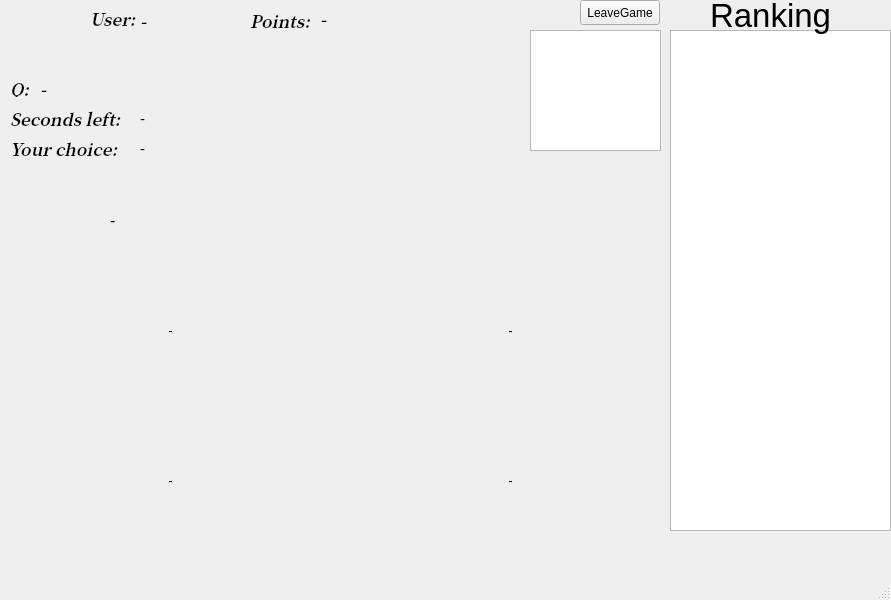
<?xml version="1.0" encoding="UTF-8"?>
<ui version="4.0">
 <class>gameclass</class>
 <widget class="QMainWindow" name="gameclass">
  <property name="geometry">
   <rect>
    <x>0</x>
    <y>0</y>
    <width>891</width>
    <height>600</height>
   </rect>
  </property>
  <property name="windowTitle">
   <string>MainWindow</string>
  </property>
  <property name="autoFillBackground">
   <bool>false</bool>
  </property>
  <property name="styleSheet">
   <string notr="true"/>
  </property>
  <widget class="QWidget" name="centralwidget">
   <widget class="QLabel" name="label">
    <property name="geometry">
     <rect>
      <x>140</x>
      <y>110</y>
      <width>54</width>
      <height>17</height>
     </rect>
    </property>
    <property name="font">
     <font>
      <pointsize>11</pointsize>
     </font>
    </property>
    <property name="text">
     <string>-</string>
    </property>
   </widget>
   <widget class="QPushButton" name="pushButton">
    <property name="geometry">
     <rect>
      <x>580</x>
      <y>0</y>
      <width>80</width>
      <height>25</height>
     </rect>
    </property>
    <property name="text">
     <string>LeaveGame</string>
    </property>
   </widget>
   <widget class="QPlainTextEdit" name="plainTextEdit">
    <property name="geometry">
     <rect>
      <x>530</x>
      <y>30</y>
      <width>131</width>
      <height>121</height>
     </rect>
    </property>
   </widget>
   <widget class="QLabel" name="label_6">
    <property name="geometry">
     <rect>
      <x>90</x>
      <y>10</y>
      <width>54</width>
      <height>17</height>
     </rect>
    </property>
    <property name="font">
     <font>
      <family>Noto Serif CJK JP</family>
      <pointsize>13</pointsize>
      <weight>75</weight>
      <italic>true</italic>
      <bold>true</bold>
     </font>
    </property>
    <property name="text">
     <string>User:</string>
    </property>
   </widget>
   <widget class="QLabel" name="label_7">
    <property name="geometry">
     <rect>
      <x>140</x>
      <y>10</y>
      <width>101</width>
      <height>21</height>
     </rect>
    </property>
    <property name="font">
     <font>
      <family>Noto Serif CJK JP</family>
      <pointsize>13</pointsize>
      <weight>75</weight>
      <italic>true</italic>
      <bold>true</bold>
     </font>
    </property>
    <property name="text">
     <string>-</string>
    </property>
   </widget>
   <widget class="QLabel" name="label_8">
    <property name="geometry">
     <rect>
      <x>10</x>
      <y>110</y>
      <width>121</width>
      <height>17</height>
     </rect>
    </property>
    <property name="font">
     <font>
      <family>Noto Serif CJK JP</family>
      <pointsize>13</pointsize>
      <weight>75</weight>
      <italic>true</italic>
      <bold>true</bold>
     </font>
    </property>
    <property name="text">
     <string>Seconds left:</string>
    </property>
   </widget>
   <widget class="QLabel" name="labelQuestion">
    <property name="geometry">
     <rect>
      <x>110</x>
      <y>170</y>
      <width>451</width>
      <height>101</height>
     </rect>
    </property>
    <property name="font">
     <font>
      <pointsize>12</pointsize>
     </font>
    </property>
    <property name="text">
     <string>-</string>
    </property>
   </widget>
   <widget class="QLabel" name="label_9">
    <property name="geometry">
     <rect>
      <x>10</x>
      <y>80</y>
      <width>54</width>
      <height>17</height>
     </rect>
    </property>
    <property name="font">
     <font>
      <family>Noto Serif CJK JP</family>
      <pointsize>13</pointsize>
      <weight>75</weight>
      <italic>true</italic>
      <bold>true</bold>
     </font>
    </property>
    <property name="text">
     <string>Q:</string>
    </property>
   </widget>
   <widget class="QLabel" name="labelQuestionNumber">
    <property name="geometry">
     <rect>
      <x>40</x>
      <y>80</y>
      <width>54</width>
      <height>17</height>
     </rect>
    </property>
    <property name="font">
     <font>
      <family>Noto Serif CJK JP</family>
      <pointsize>13</pointsize>
      <weight>75</weight>
      <italic>true</italic>
      <bold>true</bold>
     </font>
    </property>
    <property name="text">
     <string>-</string>
    </property>
   </widget>
   <widget class="QLabel" name="label_11">
    <property name="geometry">
     <rect>
      <x>10</x>
      <y>140</y>
      <width>121</width>
      <height>17</height>
     </rect>
    </property>
    <property name="font">
     <font>
      <family>Noto Serif CJK JP</family>
      <pointsize>13</pointsize>
      <weight>75</weight>
      <italic>true</italic>
      <bold>true</bold>
     </font>
    </property>
    <property name="text">
     <string>Your choice:</string>
    </property>
   </widget>
   <widget class="QLabel" name="LabelOptionPicked">
    <property name="geometry">
     <rect>
      <x>140</x>
      <y>140</y>
      <width>54</width>
      <height>17</height>
     </rect>
    </property>
    <property name="font">
     <font>
      <pointsize>11</pointsize>
     </font>
    </property>
    <property name="text">
     <string>-</string>
    </property>
   </widget>
   <widget class="QPushButton" name="label_4">
    <property name="geometry">
     <rect>
      <x>10</x>
      <y>410</y>
      <width>321</width>
      <height>141</height>
     </rect>
    </property>
    <property name="text">
     <string>-</string>
    </property>
    <property name="flat">
     <bool>true</bool>
    </property>
   </widget>
   <widget class="QPushButton" name="label_3">
    <property name="geometry">
     <rect>
      <x>350</x>
      <y>260</y>
      <width>321</width>
      <height>141</height>
     </rect>
    </property>
    <property name="text">
     <string>-</string>
    </property>
    <property name="flat">
     <bool>true</bool>
    </property>
   </widget>
   <widget class="QPushButton" name="label_2">
    <property name="geometry">
     <rect>
      <x>10</x>
      <y>260</y>
      <width>321</width>
      <height>141</height>
     </rect>
    </property>
    <property name="text">
     <string>-</string>
    </property>
    <property name="flat">
     <bool>true</bool>
    </property>
   </widget>
   <widget class="QPushButton" name="label_5">
    <property name="geometry">
     <rect>
      <x>350</x>
      <y>410</y>
      <width>321</width>
      <height>141</height>
     </rect>
    </property>
    <property name="text">
     <string>-</string>
    </property>
    <property name="flat">
     <bool>true</bool>
    </property>
   </widget>
   <widget class="QPlainTextEdit" name="RankingText">
    <property name="geometry">
     <rect>
      <x>670</x>
      <y>30</y>
      <width>221</width>
      <height>501</height>
     </rect>
    </property>
    <property name="font">
     <font>
      <pointsize>10</pointsize>
     </font>
    </property>
   </widget>
   <widget class="QLabel" name="RankingLabel">
    <property name="geometry">
     <rect>
      <x>710</x>
      <y>-10</y>
      <width>141</width>
      <height>51</height>
     </rect>
    </property>
    <property name="font">
     <font>
      <pointsize>25</pointsize>
     </font>
    </property>
    <property name="text">
     <string>Ranking</string>
    </property>
   </widget>
   <widget class="QLabel" name="label_10">
    <property name="geometry">
     <rect>
      <x>250</x>
      <y>10</y>
      <width>71</width>
      <height>21</height>
     </rect>
    </property>
    <property name="font">
     <font>
      <family>Noto Serif CJK JP</family>
      <pointsize>13</pointsize>
      <weight>75</weight>
      <italic>true</italic>
      <bold>true</bold>
     </font>
    </property>
    <property name="text">
     <string>Points:</string>
    </property>
   </widget>
   <widget class="QLabel" name="label_points">
    <property name="geometry">
     <rect>
      <x>320</x>
      <y>10</y>
      <width>54</width>
      <height>17</height>
     </rect>
    </property>
    <property name="font">
     <font>
      <family>Noto Serif CJK JP</family>
      <pointsize>13</pointsize>
      <weight>75</weight>
      <italic>true</italic>
      <bold>true</bold>
     </font>
    </property>
    <property name="text">
     <string>-</string>
    </property>
   </widget>
  </widget>
  <widget class="QMenuBar" name="menubar">
   <property name="geometry">
    <rect>
     <x>0</x>
     <y>0</y>
     <width>891</width>
     <height>22</height>
    </rect>
   </property>
  </widget>
  <widget class="QStatusBar" name="statusbar"/>
 </widget>
 <resources/>
 <connections/>
</ui>
